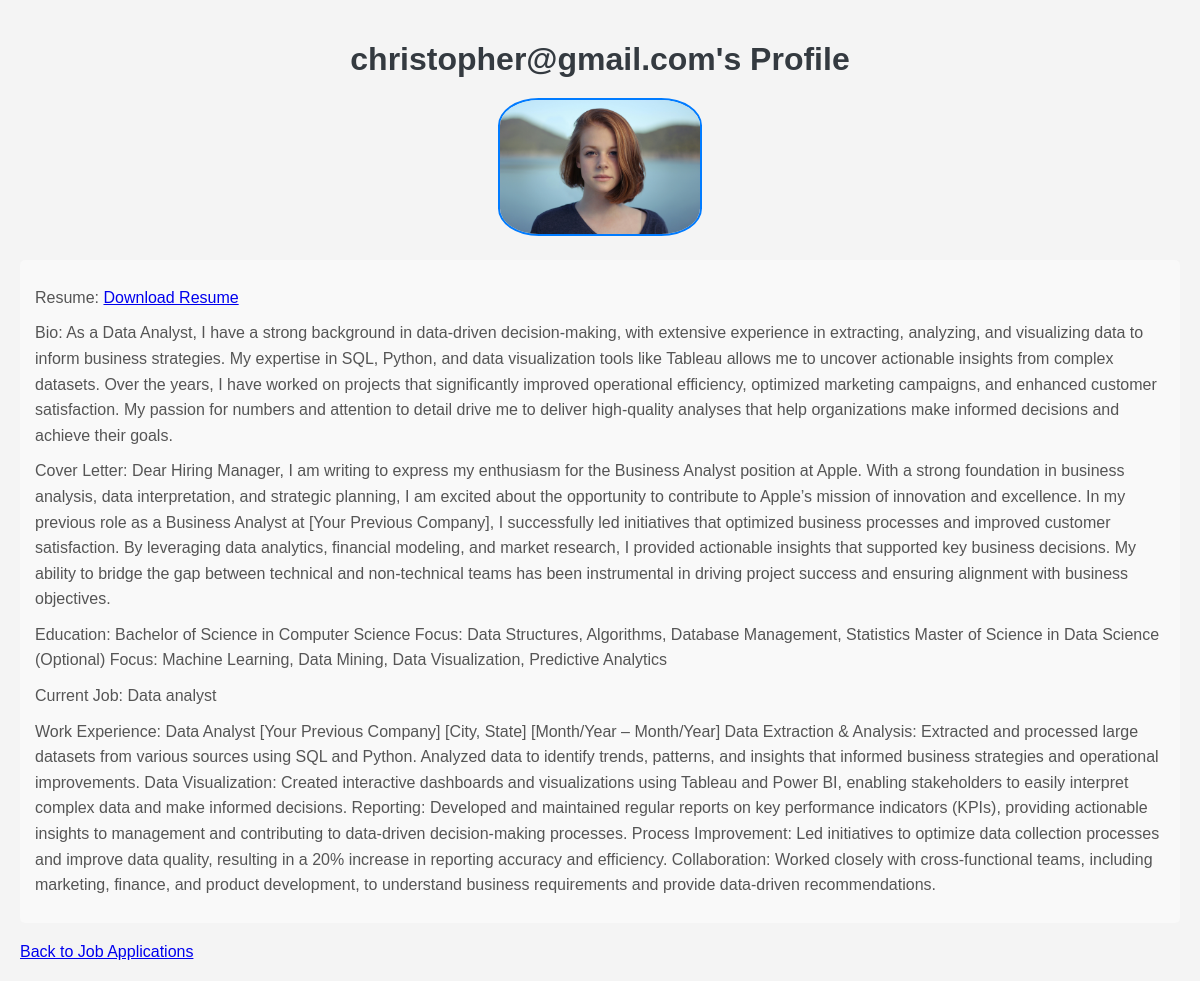
The app's page /view_applicant_profile/16/6/ (signed in) with its own data.
### jobs/models.py (models this page shows, shortened)
class Jobseeker(models.Model):
    user = models.OneToOneField(User, on_delete=models.CASCADE)
    profile_picture = models.ImageField(upload_to='jobseeker_pictures/', blank=True, null=True)
    bio = models.TextField()
    education = models.TextField(blank=True, null=True)
    current_job = models.CharField(max_length=255, blank=True, null=True)
    work_experience = models.TextField(blank=True, null=True)
    resume = models.FileField(upload_to='resumes/')

class Application(models.Model):
    job = models.ForeignKey(Job, on_delete=models.CASCADE)
    jobseeker = models.ForeignKey(Jobseeker, on_delete=models.CASCADE)
    cover_letter = models.TextField()
    applied_at = models.DateTimeField(auto_now_add=True)
    class Meta:
        unique_together = ('job', 'jobseeker')

### jobs/views.py (the view)
# urls.py: path('view_applicant_profile/<int:job_id>/<int:jobseeker_id>/', view_applicant_profile, name='view_applicant_profile'),
@login_required
def view_applicant_profile(request, job_id, jobseeker_id):
    applicant = get_object_or_404(Jobseeker, id=jobseeker_id)
    job = get_object_or_404(Job, id=job_id)
    applications = Application.objects.filter(job=job, jobseeker=applicant)
    if applications.count() == 1:
        application = applications.first()
    else:
        application = None
    return render(request, 'jobs/view_applicant_profile.html', {
        'applicant': applicant,
        'job': job,
        'application': application
    })

### jobs/templates/jobs/view_applicant_profile.html (shortened to what this page needs)
<!DOCTYPE html>
<html lang="en">
<head>
    {% load static %}
    <link rel="stylesheet" href="{% static 'jobseeker_profile.css' %}">
</head>
<body>
    <h1>{{ applicant.user.username }}'s Profile</h1>
    <div class="profile-picture">
        {% if applicant.profile_picture %}
            <img src="{{ applicant.profile_picture.url }}" alt="{{ applicant.user.username }}'s Profile Picture">
        {% else %}
            <p>No profile picture available.</p>
        {% endif %}
    </div>
    <div class="profile-info">
        <p>Resume: <a href="{{ applicant.resume.url }}">Download Resume</a></p>
        <p>Bio: {{ applicant.bio }}</p>
        <p>Cover Letter: {{ application.cover_letter }}</p>
        <p>Education: {{ applicant.education }}</p>
        <p>Current Job: {{ applicant.current_job }}</p>
        <p>Work Experience: {{ applicant.work_experience }}</p>
    </div>
    <a href="{% url 'view_job_applications' job.id %}" class="button">Back to Job Applications</a>
</body>
</html>

### jobs/static/jobseeker_profile.css (style rules this page uses)
body { font-family: Arial, sans-serif; background-color: #f4f4f4; margin: 0; padding: 20px; }
h1 { color: #343a40; text-align: center; margin-bottom: 20px; }
.profile-picture { text-align: center; margin-bottom: 20px; }
.profile-picture img { border-radius: 20%; max-width: 200px; height: auto; border: 2px solid #007bff; }
.profile-info { background-color: #f9f9f9; padding: 15px; border-radius: 5px; margin-bottom: 20px; }
.profile-info p { margin: 10px 0; line-height: 1.6; color: #555; }

### records on screen
Jobseeker: user.username "christopher@gmail.com", profile_picture (picture), bio "As a Data Analyst, I have a strong background in data-driven decision-making, with extensive experience in extracting, analyzing, and visualizing data to inform business strategies. My expertise in SQL, Python, and data visualization tools like Tableau allows me to uncover actionable insights from complex datasets. Over the years, I have worked on projects that significantly improved operational efficiency, optimized marketing campaigns, and enhanced customer satisfaction. My passion for numbers and attention to detail drive me to deliver high-quality analyses that help organizations make informed decisions and achieve their goals.", education "Bachelor of Science in Computer Science Focus: Data Structures, Algorithms, Database Management, Statistics Master of Science in Data Science (Optional) Focus: Machine Learning, Data Mining, Data Visualization, Predictive Analytics", current_job "Data analyst", work_experience "Data Analyst [Your Previous Company] [City, State] [Month/Year – Month/Year] Data Extraction & Analysis: Extracted and processed large datasets from various sources using SQL and Python. Analyzed data to identify trends, patterns, and insights that informed business strategies and operational improvements. Data Visualization: Created interactive dashboards and visualizations using Tableau and Power BI, enabling stakeholders to easily interpret complex data and make informed decisions. Reporting: Developed and maintained regular reports on key performance indicators (KPIs), providing actionable insights to management and contributing to data-driven decision-making processes. Process…"
Application: cover_letter "Dear Hiring Manager, I am writing to express my enthusiasm for the Business Analyst position at Apple. With a strong foundation in business analysis, data interpretation, and strategic planning, I am excited about the opportunity to contribute to Apple’s mission of innovation and excellence. In my previous role as a Business Analyst at [Your Previous Company], I successfully led initiatives that optimized business processes and improved customer satisfaction. By leveraging data analytics, financial modeling, and market research, I provided actionable insights that supported key business decisions. My ability to bridge the gap between technical and non-technical teams has been instrumental…"
